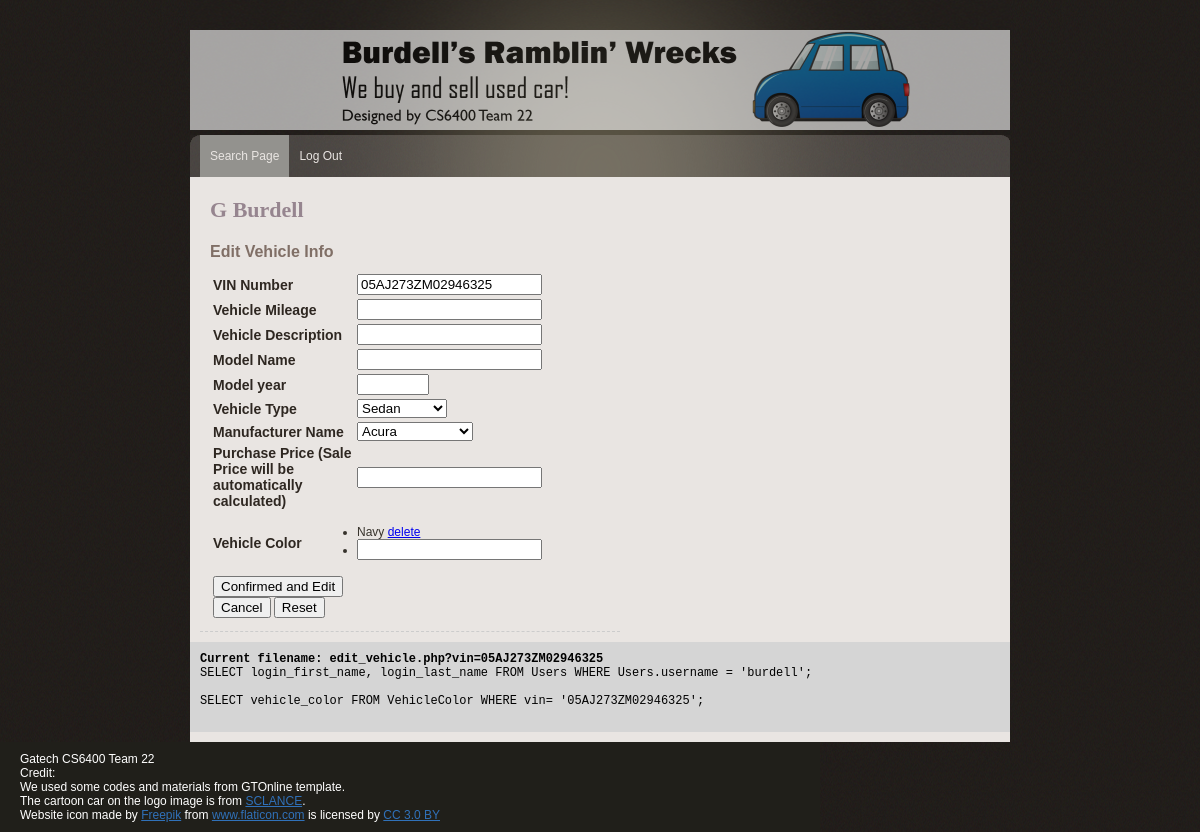
Page /edit_vehicle.php?vin=05AJ273ZM02946325 (signed in) on the committed database.
### tables this page shows
CREATE TABLE Users (
  username varchar(50) NOT NULL,
  password varchar(50) NOT NULL,
  login_first_name varchar(50) NOT NULL,
  login_last_name varchar(50) NOT NULL,
  PRIMARY KEY (username)
);

CREATE TABLE VehicleColor (
  vin varchar(50) NOT NULL,
  vehicle_color varchar(50) NOT NULL,
  PRIMARY KEY (vin, vehicle_color),
  FOREIGN KEY (vin)
    REFERENCES Vehicle (vin)
);

### lib/common.php (called while the page is built, shortened)
<?php
$MANUFACTURER_LIST=array(
    "Acura", "Alfa Romeo", "Aston Martin", "Audi",
    "Bentley", "BMW", "Buick", "Cadillac",
    "Chevrolet", "Chrysler", "Dodge", "Ferrari",
    "FIAT", "Ford", "Freightliner", "Genesis",
    "GMC", "Honda", "Hyundai", "INFINITI",
    "Jaguar", "Jeep", "Kia", "Lamborghini",
    "Land Rover", "Lexus", "Lincoln", "Lotus",
    "Maserati", "MAZDA", "McLaren", "Mercedes-Benz",
    "MINI", "Mitsubishi", "Nissan", "Porsche",
    "Ram", "Rolls-Royce", "smart", "Subura",
    "Tesla", "Toyota", "Volkswagen", "Volvo"
);
$VEHICLE_TYPES_LIST=array(
    "Sedan",
    "Coupe",
    "Convertible",
    "Truck",
    "Van",
    "Minivan",
    "SUV",
    "Other"
);
?>

### edit_vehicle.php (the view, shortened to what this page needs)
<?php
include('lib/common.php');
$query = "SELECT login_first_name, login_last_name " .
    " FROM Users WHERE Users.username = '{$_SESSION['username']}'";
$result = mysqli_query($db, $query);
if(!is_bool($result) && (mysqli_num_rows($result) > 0)){
    $row = mysqli_fetch_array($result, MYSQLI_ASSOC);
}else{
    array_push($error_msg, "Query Error: Failed to get User profile... <br>" . __FILE__ . "line:". __LINE__);
}
?>
<?php include("lib/header.php"); ?>
<head>
</head>
<body>
<div id="main_container">
    <?php include("lib/menu.php"); ?>
    <div class="center_content">
        <div class="center_left">
            <div class="title_name"><?php print $row['login_first_name'] . ' ' . $row['login_last_name']; ?></div>
            <div class="features">
                <div class = "profile_section">
                    <div class = "subtitle">Edit Vehicle Info</div>
                    <form name = "confirm_edit_vehicle" action = "edit_vehicle.php" method="post">
                        <table>
                            <tr>
                                <td class ="item_label">VIN Number</td>
                                <td>
                                    <input type="text" name = "vin" value="<?php if ($_GET['vin']) { print $_GET['vin']; } else if($_POST['vin']) { print $_POST['vin']; } ?>" />
                                </td>
                            </tr>
                            <tr>
                                <td class = "item_label"> Vehicle Mileage </td>
                                <td>
                                    <input type="number" name= "vehicle_mileage" value="<?php if ($_GET['vehicle_mileage']) { print $_GET['vehicle_mileage']; }else if  ($_POST['vehicle_mileage']) { print $_POST['vehicle_mileage'];} ?>" />
                                </td>
                            </tr>
                            <tr>
                                <td class="item_label">Vehicle Description</td>
                                <td>
                                    <input type="text" name= "vehicle_description" value="" />
                                </td>
                            </tr>
                            <tr>
                                <td class="item_label">Model Name</td>
                                <td>
                                    <input type="text" name="model_name" list="model_name_list" value = "<?php if ($_GET['model_name']) { print $_GET['model_name'];}else if($_POST['model_name']){print $_POST['model_name'];} ?>" >
                                </td>
                            </tr>
                            <tr>
                                <td class="item_label">Model year</td>
                                <td>
                                    <input type="number" name="model_year" list="model_year_list" min = "1900" max = "2020" value = "">
                                </td>
                             </tr>
                            <tr>
                                <td class="item_label">Vehicle Type</td>
                                <td>
                                    <select name="type_name">
                                        <?php
                                            foreach($VEHICLE_TYPES_LIST as $var) {
                                        ?>
                                        <option value= '<?php echo $var;?>' <?php if ($_GET['type_name'] == $var) { print 'selected="true"';}else if($_POST['type_name'] == $var){print 'selected="true"';} ?> ><?php echo $var;?></option>
                                        <?php
                                            }
                                        ?>
                                    </select>
                                </td>
                            </tr>
                            <tr>
                                <td class="item_label">Manufacturer Name</td>
                                <td>
                                    <select name="manufacturer_name">
                                        <?php
                                            foreach($MANUFACTURER_LIST as $var) {
                                        ?>
                                        <option value= '<?php echo $var;?>'  ><?php echo $var;?></option>
                                        <?php
                                            }
                                        ?>
                                    </select>
                                </td>
                            </tr>
                            <tr>
                                <td class = "item_label">Purchase Price (Sale Price will be automatically calculated)</td>
                                <td>
                                    <input type="number" name = "sale_price" value ="<?php if($_GET['sale_price']) {print $_GET['sale_price'];} else if($_POST['sale_price']) {print $_POST['sale_price'];}?>" />
                                </td>
                            </tr>
                            <tr>
                                <td class="item_label">Vehicle Color</td>
                                <td>
                                    <ul>
                                        <?php
                                        $vin = "";
                                        if ($_GET['vin']) { $vin = $_GET['vin']; } else if($_POST['vin']){$vin = $_POST['vin'];}
                                        $vehicle_mileage = "";
                                        $model_name = "";
                                        $model_year = "";
                                        $type_name = "";
                                        $manufacturer_name = "";
                                        $temp_sale_price = $_GET['sale_price'];
                                        $vehicle_description = "";
                                        $query = "SELECT vehicle_color FROM VehicleColor WHERE vin= '$vin'";
                                        $result = mysqli_query($db, $query);
                                        while ($row = mysqli_fetch_array($result, MYSQLI_ASSOC)) {
                                            print "<li>{$row['vehicle_color']} <a href='edit_vehicle.php?vehicle_description=".$vehicle_description."&sale_price=".$temp_sale_price."&manufacturer_name=".$manufacturer_name."&type_name=".$type_name."&model_year=".$model_year."&model_name=".$model_name."&vehicle_mileage=".$vehicle_mileage."&vin=".$vin."&delete_color=" .
                                                urlencode($row['vehicle_color']) . "'>delete</a></li>";
                                        }
                                        ?>
                                        <li><input type="text" name="vehicle_color" onclick="if(this.value=='(add color)'){this.value=''}"
                                                   onblur="if(this.value==''){this.value='(add color)'}" list="color_list"/>
                                        </li>
                                    </ul>
                                </td>
                            </tr>
                            <tr>
                                <td>
                                <input name = "edit" type = "submit" id = "edit" value = "Confirmed and Edit">
                                <input type="button" value="Cancel" onclick="history.go(-1)">
                                <button type="reset" value="Reset">Reset</button>
                                </td>
                            </tr>
                        </table>
                    </form>
                </div>
            </div>
        </div>
        <?php include("lib/error.php"); ?>
    </div>
</div>
<?php include("lib/footer.php"); ?>
</body>
</html>

### css/gtonline_style.css (style rules this page uses)
body { background:url(../img/bg.gif) repeat #000000; padding:0; font-family: Verdana, Geneva, sans-serif; font-size:12px; margin:auto auto auto auto; color:#36322b; }
table { width: 100%; }
th, td { padding: 1px; text-align: left; }
ul { text-align: left; padding:0px; }
li { padding:0px; }
#main_container { width:820px; height:auto; margin:auto; padding:0px; }
.title_name { width: auto; font-family: Georgia, serif; font-weight:bold; font-size:22px; color:#96858F; margin:0px 10px 0px 10px; }
.item_label { font-family: Verdana, Geneva, sans-serif; width:140px; font-weight:bold; font-size:14px; color:#2e2721; }
.subtitle { width: 600px; font-family: Verdana, Geneva, sans-serif; font-weight:bold; font-size:16px; color:#806F66; padding:10px 0px 10px 0px; }
.center_content { width:820px; height:auto; padding:10px 0px 10px 0px; clear:both; background-color:#E9E5E2; }
.center_left { width:600px; float:left; padding:10px 10px 10px 10px; }
.profile_section { float:left; width:400px; border-bottom:1px #CCCCCC dashed; padding:10px 10px 10px 10px; }

### rows in the picture
users: login_first_name "G", login_last_name "Burdell"
vehiclecolor: vehicle_color "Navy"

### other values in the picture
$query "Current filename: edit_vehicle.php?vin=05AJ273ZM02946325"
$query "SELECT login_first_name, login_last_name FROM Users WHERE Users.username = 'burdell';"
$query "SELECT vehicle_color FROM VehicleColor WHERE vin= '05AJ273ZM02946325';"
form field type_name "Sedan"
form field manufacturer_name "Acura"
